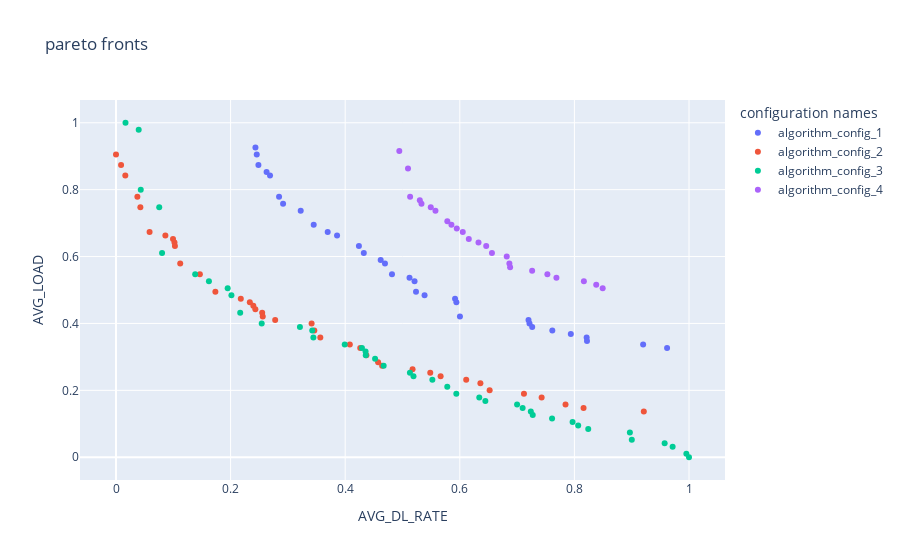
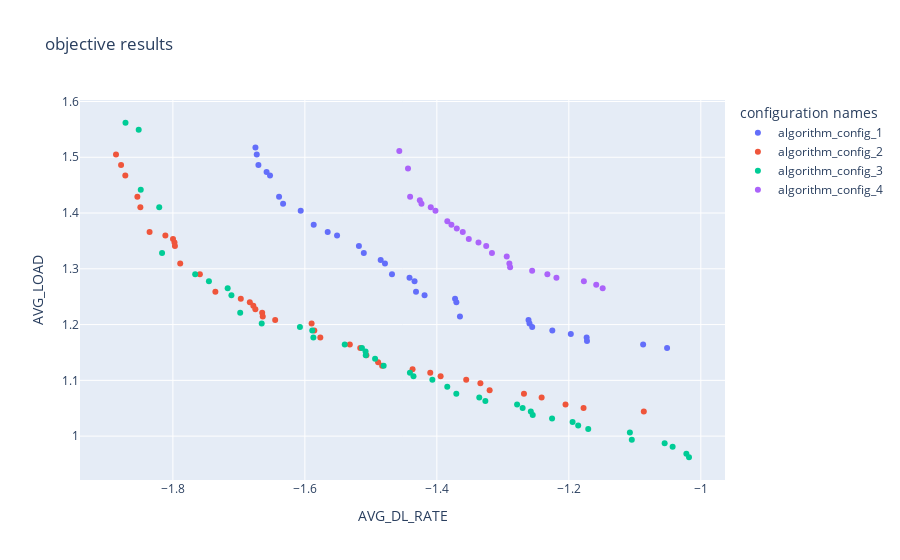
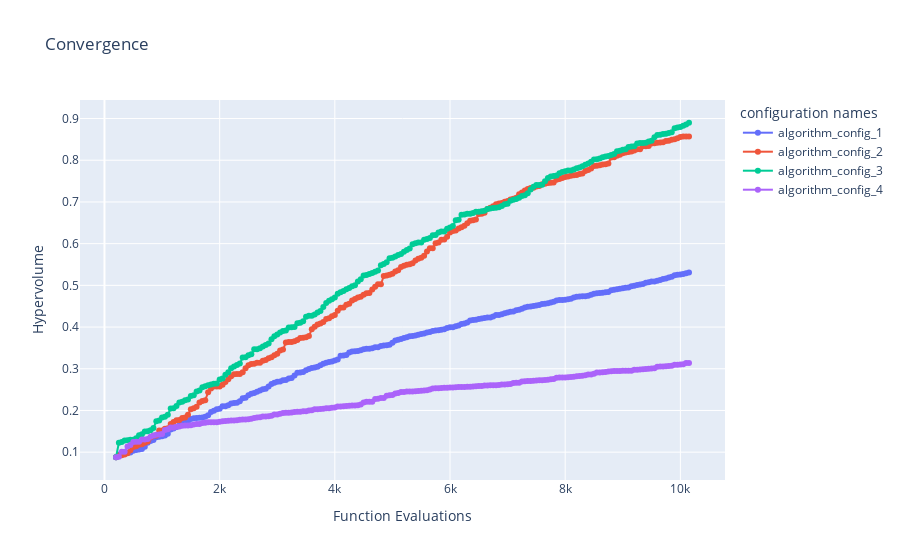

Source (notebook cell) for these figures, in order:
### Code cell
# load dataset

from cProfile import label
from re import X
from matplotlib import axis

from son_pymoo import ObjectiveEnum


def sign_objective(value: float, key: str):
    if(key == ObjectiveEnum.AVG_DL_RATE.name or 
       key == ObjectiveEnum.AVG_RSSI.name or
       key == ObjectiveEnum.AVG_SINR.name or
       key == ObjectiveEnum.ENERGY_EFFICIENCY.name):
        return -value
    else:
        return value

network_name = "hetNet"
param_configuration_list =["algorithm_config_1", "algorithm_config_2", "algorithm_config_3", "algorithm_config_4"]
results_objectives_list = []
results_objective_spaces_list = []
result_dict_object = {"optimization_objectives": []}
ref_points = []
histories = []
for configuration_name in param_configuration_list:
    results_directory = "./datastore/{network_name}/{configuration_name}/".format(network_name=network_name, configuration_name= configuration_name)

    ## read json file 
    with open(results_directory + "/objectives_result.json", mode="r",encoding="utf-8") as openfile:
        result_dict_object = json.load(openfile)
        ref_points = [1.1 for  x in result_dict_object["optimization_objectives"]]

        results_objectives_list.append(np.array(
        [[sign_objective(y[1][key], key) for key in result_dict_object["optimization_objectives"]]
        for y in [item for item in result_dict_object["results"]]]))
        histories.append({"name": configuration_name, "history": result_dict_object["history"]})
        
        results_objective_spaces_list.append(np.array(result_dict_object["objectiveSpace"]))

## prepare diagrams
fig2 = go.Figure()
fig2.update_layout(
    title="pareto fronts",
    xaxis_title=result_dict_object["optimization_objectives"][0],
    yaxis_title=result_dict_object["optimization_objectives"][1],
    legend_title="configuration names",
)
fig1 = go.Figure()
fig1.update_layout(
    title="objective results",
    xaxis_title=result_dict_object["optimization_objectives"][0],
    yaxis_title=result_dict_object["optimization_objectives"][1],
    legend_title="configuration names",
)
fig3 = go.Figure()
fig3.update_layout(
    title="Convergence",
    xaxis_title="Function Evaluations",
    yaxis_title="Hypervolume",
    legend_title="configuration names"
)
## normalize each solution and calculate hyper volume and add dataj to diagrams
## since the ideal and nadir points and pareto front are not known we approximate them
combined_result_list = []
for _, solution in enumerate(results_objectives_list):
    for _, solution_candidate in enumerate(solution):
        combined_result_list.append(solution_candidate)
combined_result_list = np.array(combined_result_list)
approx_ideal = combined_result_list.min(axis=0)
approx_nadir  = combined_result_list.max(axis=0)
hv = Hypervolume(ref_point=np.array(ref_points),
                     norm_ref_point=False,
                     zero_to_one=True,
                     ideal=approx_ideal,
                     nadir=approx_nadir)

for index, solution in enumerate(results_objectives_list):
    normalized_solution = np.array((solution - approx_ideal) / (approx_nadir - approx_ideal))
    print("hyper volume")
    print(hv(normalized_solution))
    print(hv(solution))
    fig2.add_trace(go.Scatter(x=normalized_solution[:,0], y=normalized_solution[:,1],
                    mode='markers',
                    name=param_configuration_list[index] ))
    
    fig1.add_trace(go.Scatter(x=solution[:,0], y=solution[:,1],
                mode='markers',
                name=param_configuration_list[index] ))

## add data to convergence diagram
## since the ideal and nadir points and pareto front are not known we approximate them
combined_result_list = []
for _, solution in enumerate(results_objective_spaces_list):
    for _, solution_candidate in enumerate(solution):
        combined_result_list.append(solution_candidate)
combined_result_list = np.array(combined_result_list)
approx_ideal = combined_result_list.min(axis=0)
approx_nadir  = combined_result_list.max(axis=0)
hv = Hypervolume(ref_point=np.array(ref_points),
                     norm_ref_point=False,
                     zero_to_one=True,
                     ideal=approx_ideal,
                     nadir=approx_nadir)


for _, history  in enumerate(histories):
    hv_list = [hv(np.array(solution)) for solution in history["history"]["objective_space_opt"]]
    
    fig3.add_trace(
        go.Scatter(
            x=history["history"]["n_evals"],
            y=hv_list,
            mode='lines+markers',
            name=history["name"]
        )
    )

fig2.show()
fig1.show()
fig3.show()

### Figure 1 — Plotly figure (JSON) as saved in the notebook; plotly's stock layout.template omitted (floating-point values rounded to 4 significant figures)
{"data": [{"mode": "markers", "name": "algorithm_config_1", "type": "scatter", "x": [0.9618, 0.8214, 0.2433, 0.4816, 0.4619, 0.2485, 0.4694, 0.7615, 0.4239, 0.345, 0.521, 0.7264, 0.2628, 0.2916, 0.5385, 0.822, 0.7199, 0.7937, 0.7216, 0.3224, 0.2457, 0.594, 0.92, 0.4325, 0.2846, 0.3858, 0.3695, 0.5236, 0.5917, 0.5123, 0.2688, 0.6003], "y": [0.3263, 0.358, 0.9263, 0.5473, 0.5895, 0.8736, 0.5789, 0.379, 0.6315, 0.6947, 0.5263, 0.3895, 0.8526, 0.7579, 0.4842, 0.3474, 0.4105, 0.3685, 0.4, 0.7367, 0.9053, 0.4632, 0.3368, 0.6105, 0.7789, 0.6631, 0.6737, 0.4947, 0.4737, 0.5368, 0.8421, 0.421]}, {"mode": "markers", "name": "algorithm_config_2", "type": "scatter", "x": [0.008868, 0.408, 0.102, 0.3414, 0.2778, 0.1734, 0, 0.2551, 0.712, 0.0995, 0.636, 0.7428, 0.2336, 0.9211, 0.2178, 0.08615, 0.1464, 0.1121, 0.0425, 0.5176, 0.4369, 0.05862, 0.6112, 0.6521, 0.4262, 0.816, 0.3566, 0.01624, 0.1028, 0.4645, 0.5484, 0.03731, 0.4574, 0.2397, 0.5665, 0.7845, 0.2432, 0.3461, 0.2561], "y": [0.8736, 0.3368, 0.642, 0.4, 0.4105, 0.4947, 0.9053, 0.4316, 0.1896, 0.6526, 0.2211, 0.1789, 0.4632, 0.1369, 0.4737, 0.6631, 0.5473, 0.5789, 0.7474, 0.2631, 0.3053, 0.6737, 0.2316, 0.2001, 0.3263, 0.1474, 0.358, 0.8421, 0.6315, 0.2738, 0.2526, 0.7789, 0.2843, 0.4527, 0.2421, 0.1579, 0.4421, 0.379, 0.421]}, {"mode": "markers", "name": "algorithm_config_3", "type": "scatter", "x": [0.634, 0.4521, 0.4356, 0.1382, 0.8968, 0.5521, 0.7097, 0.761, 0.7968, 0.9954, 0.321, 0.3992, 0.3425, 0.8241, 0.8066, 0.4359, 0.3445, 0.03962, 0.04319, 0.9001, 0.1949, 0.1622, 0.6446, 0.5781, 0.2543, 0.4292, 0.9714, 0.7239, 0.5192, 0.7273, 0.9575, 0.2167, 0.7, 0.513, 1, 0.2014, 0.5939, 0.07543, 0.01658, 0.4671, 0.08039], "y": [0.1789, 0.2948, 0.3158, 0.5473, 0.07369, 0.2316, 0.1474, 0.1159, 0.1054, 0.0105, 0.3895, 0.3368, 0.379, 0.08419, 0.0947, 0.3053, 0.358, 0.9788, 0.7999, 0.05268, 0.5053, 0.5263, 0.1684, 0.2106, 0.4, 0.3263, 0.03168, 0.1369, 0.2421, 0.1264, 0.04218, 0.4316, 0.1579, 0.2526, 0, 0.4842, 0.1896, 0.7474, 1, 0.2738, 0.6105]}, {"mode": "markers", "name": "algorithm_config_4", "type": "scatter", "x": [0.4944, 0.5783, 0.6561, 0.6052, 0.7262, 0.6326, 0.6157, 0.5133, 0.7686, 0.5096, 0.8381, 0.6865, 0.6461, 0.5947, 0.5854, 0.7529, 0.5331, 0.5302, 0.8494, 0.6819, 0.5575, 0.5493, 0.8165, 0.6878], "y": [0.9158, 0.7052, 0.6105, 0.6737, 0.5579, 0.642, 0.6526, 0.7789, 0.5368, 0.8631, 0.5158, 0.5789, 0.6315, 0.6842, 0.6947, 0.5473, 0.7579, 0.7684, 0.5053, 0.6, 0.7367, 0.7474, 0.5263, 0.5684]}], "layout": {"legend": {"title": {"text": "configuration names"}}, "title": {"text": "pareto fronts"}, "xaxis": {"title": {"text": "AVG_DL_RATE"}}, "yaxis": {"title": {"text": "AVG_LOAD"}}}}

### Figure 2 — Plotly figure (JSON) as saved in the notebook; plotly's stock layout.template omitted (floating-point values rounded to 4 significant figures)
{"data": [{"mode": "markers", "name": "algorithm_config_1", "type": "scatter", "x": [-1.051, -1.173, -1.675, -1.468, -1.485, -1.67, -1.479, -1.225, -1.518, -1.587, -1.434, -1.256, -1.658, -1.633, -1.419, -1.173, -1.261, -1.197, -1.26, -1.606, -1.673, -1.37, -1.087, -1.511, -1.639, -1.551, -1.565, -1.432, -1.372, -1.441, -1.653, -1.365], "y": [1.158, 1.177, 1.518, 1.29, 1.316, 1.486, 1.309, 1.189, 1.341, 1.379, 1.278, 1.196, 1.474, 1.417, 1.252, 1.171, 1.208, 1.183, 1.202, 1.404, 1.505, 1.24, 1.164, 1.328, 1.429, 1.36, 1.366, 1.259, 1.246, 1.284, 1.467, 1.215]}, {"mode": "markers", "name": "algorithm_config_2", "type": "scatter", "x": [-1.879, -1.532, -1.798, -1.59, -1.645, -1.736, -1.886, -1.665, -1.268, -1.8, -1.334, -1.241, -1.683, -1.086, -1.697, -1.811, -1.759, -1.789, -1.849, -1.437, -1.507, -1.835, -1.355, -1.32, -1.516, -1.178, -1.577, -1.872, -1.797, -1.483, -1.41, -1.854, -1.489, -1.678, -1.394, -1.205, -1.675, -1.586, -1.664], "y": [1.486, 1.164, 1.347, 1.202, 1.208, 1.259, 1.505, 1.221, 1.076, 1.353, 1.095, 1.069, 1.24, 1.044, 1.246, 1.36, 1.29, 1.309, 1.41, 1.12, 1.145, 1.366, 1.101, 1.082, 1.158, 1.05, 1.177, 1.467, 1.341, 1.126, 1.114, 1.429, 1.133, 1.234, 1.107, 1.057, 1.227, 1.189, 1.215]}, {"mode": "markers", "name": "algorithm_config_3", "type": "scatter", "x": [-1.336, -1.494, -1.508, -1.766, -1.107, -1.407, -1.27, -1.225, -1.194, -1.022, -1.607, -1.54, -1.589, -1.171, -1.186, -1.508, -1.587, -1.852, -1.849, -1.105, -1.717, -1.745, -1.327, -1.384, -1.665, -1.514, -1.043, -1.258, -1.435, -1.255, -1.055, -1.698, -1.278, -1.441, -1.018, -1.711, -1.371, -1.821, -1.872, -1.481, -1.816], "y": [1.069, 1.139, 1.151, 1.29, 1.006, 1.101, 1.05, 1.032, 1.025, 0.9684, 1.196, 1.164, 1.189, 1.013, 1.019, 1.145, 1.177, 1.549, 1.442, 0.9937, 1.265, 1.278, 1.063, 1.088, 1.202, 1.158, 0.9811, 1.044, 1.107, 1.038, 0.9874, 1.221, 1.057, 1.114, 0.9621, 1.252, 1.076, 1.41, 1.562, 1.126, 1.328]}, {"mode": "markers", "name": "algorithm_config_4", "type": "scatter", "x": [-1.457, -1.384, -1.317, -1.361, -1.256, -1.337, -1.352, -1.44, -1.219, -1.444, -1.159, -1.29, -1.325, -1.37, -1.378, -1.232, -1.423, -1.426, -1.149, -1.294, -1.402, -1.409, -1.177, -1.289], "y": [1.511, 1.385, 1.328, 1.366, 1.297, 1.347, 1.353, 1.429, 1.284, 1.48, 1.272, 1.309, 1.341, 1.373, 1.379, 1.29, 1.417, 1.423, 1.265, 1.322, 1.404, 1.41, 1.278, 1.303]}], "layout": {"legend": {"title": {"text": "configuration names"}}, "title": {"text": "objective results"}, "xaxis": {"title": {"text": "AVG_DL_RATE"}}, "yaxis": {"title": {"text": "AVG_LOAD"}}}}

### Figure 3 — Plotly figure (JSON) as saved in the notebook; plotly's stock layout.template omitted (floating-point values rounded to 4 significant figures; data arrays with more than 128 entries replaced by an {"elided": "..."} marker saying what was removed)
{"data": [{"mode": "lines+markers", "name": "algorithm_config_1", "type": "scatter", "x": {"elided": "200 int values"}, "y": {"elided": "200 float values"}}, {"mode": "lines+markers", "name": "algorithm_config_2", "type": "scatter", "x": {"elided": "200 int values"}, "y": {"elided": "200 float values"}}, {"mode": "lines+markers", "name": "algorithm_config_3", "type": "scatter", "x": {"elided": "200 int values"}, "y": {"elided": "200 float values"}}, {"mode": "lines+markers", "name": "algorithm_config_4", "type": "scatter", "x": {"elided": "200 int values"}, "y": {"elided": "200 float values"}}], "layout": {"legend": {"title": {"text": "configuration names"}}, "title": {"text": "Convergence"}, "xaxis": {"title": {"text": "Function Evaluations"}}, "yaxis": {"title": {"text": "Hypervolume"}}}}
